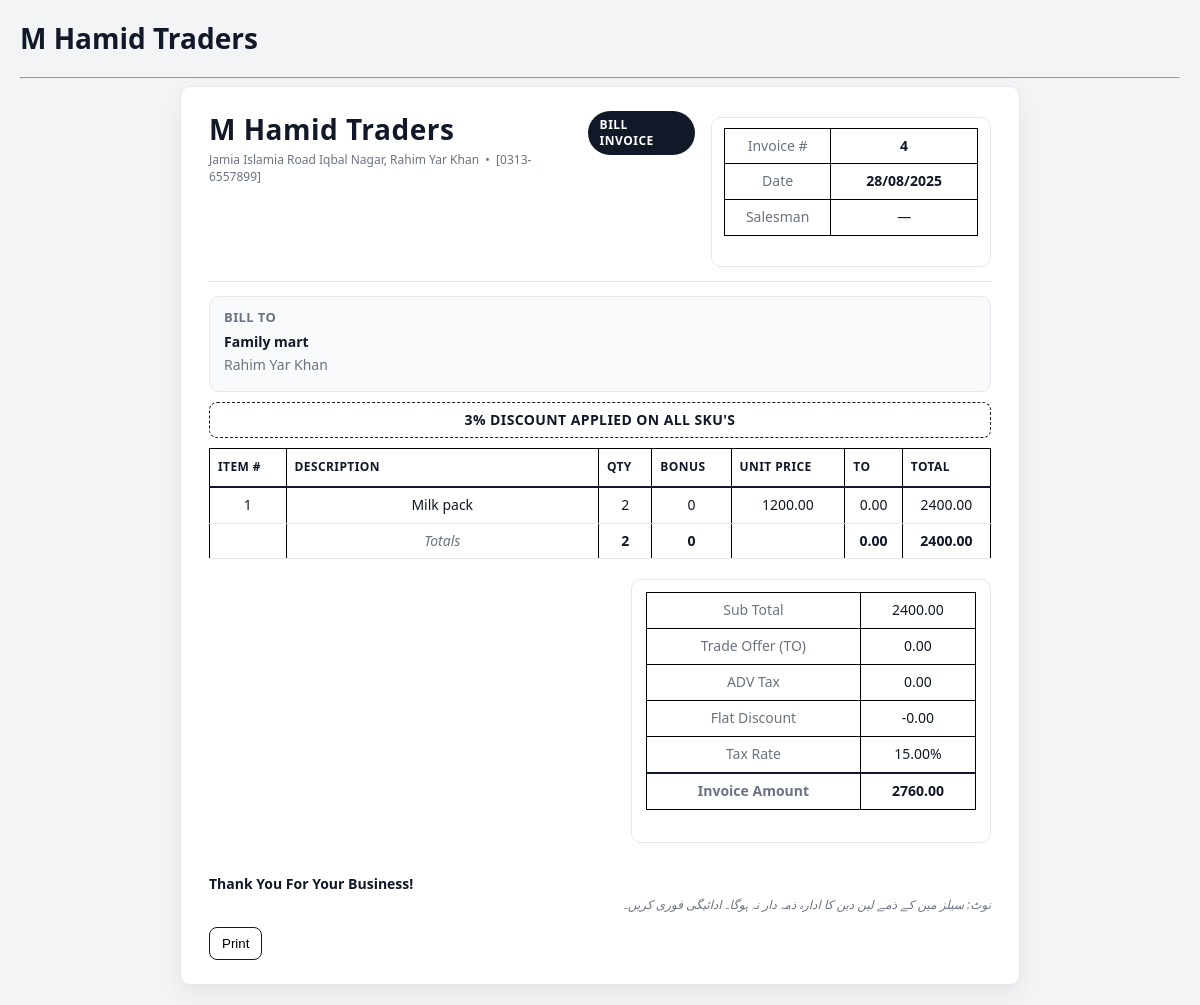
Screenshot of /invoice/4 with the database file from the repository.
### app/models.py (models this page shows)
class Invoice(Base):
    __tablename__ = "invoices"
    id = Column(Integer, primary_key=True, index=True)
    customer_name = Column(String, nullable=False)
    address = Column(String, nullable=True)
    date = Column(DateTime, default=datetime.utcnow)
    total_amount = Column(Float, nullable=False)   # subtotal before tax/discount
    tax_rate = Column(Float, default=15.0)         # percentage
    adv_tax = Column(Float, default=0.0)
    discount = Column(Float, default=0.0)
    net_amount = Column(Float, nullable=False)     # final after tax/discount
    items = relationship(
        "InvoiceItem",
        back_populates="invoice",
        cascade="all, delete-orphan",
        lazy="selectin",
    )

class InvoiceItem(Base):
    __tablename__ = "invoice_items"
    id = Column(Integer, primary_key=True, index=True)
    invoice_id = Column(Integer, ForeignKey("invoices.id", ondelete="CASCADE"))
    description = Column(String, nullable=False)
    quantity = Column(Integer, nullable=False)
    unit_price = Column(Float, nullable=False)
    total_price = Column(Float, nullable=False)
    invoice = relationship("Invoice", back_populates="items")

### app/routes.py (the view)
@router.get("/invoice/{invoice_id}", response_class=HTMLResponse)
def view_invoice(invoice_id: int, request: Request, db: Session = Depends(database.get_db)):
    invoice = crud.get_invoice(db, invoice_id)
    if not invoice:
        raise HTTPException(status_code=404, detail="Invoice not found")
    return templates.TemplateResponse("invoice_print.html", {"request": request, "invoice": invoice})

### app/templates/invoice_print.html (shortened to what this page needs)
{% extends "base.html" %}
{% block content %}
<div class="invoice-box">
  <div class="header">
    <div class="brand">
      <h1>{{ invoice.seller_name or 'M Hamid Traders' }}</h1>
      <div class="sub">
        {{ invoice.seller_address or 'Jamia Islamia Road Iqbal Nagar, Rahim Yar Khan' }} &nbsp;•&nbsp;
        {{ invoice.seller_phone or '[0313-6557899]' }}
      </div>
    </div>
    <div class="badge">BILL INVOICE</div>
    <div class="meta">
      <table>
        <tr><td>Invoice #</td><td><strong>{{ invoice.id }}</strong></td></tr>
        <tr><td>Date</td><td><strong>
          {% if invoice.date and invoice.date.strftime is defined %}
            {{ invoice.date.strftime('%d/%m/%Y') }}
          {% else %}
            {{ invoice.date }}
          {% endif %}
        </strong></td></tr>
        <tr><td>Salesman</td><td>{{ invoice.salesman or '—' }}</td></tr>
      </table>
    </div>
  </div>
  <hr class="rule">
  <div class="panels">
    <div class="panel">
      <h3>Bill To</h3>
      <p><strong>{{ invoice.customer_name or 'FAMILY MART' }}</strong></p>
      <p class="muted">{{ invoice.address or '' }}</p>
    </div>
  </div>
  <div class="ribbon">3% DISCOUNT APPLIED ON ALL SKU'S</div>
  <table class="grid">
    <thead>
      <tr>
        <th>Item #</th>
        <th class="desc">Description</th>
        <th class="num">Qty</th>
        <th class="num">Bonus</th>
        <th class="num">Unit Price</th>
        <th class="num">TO</th>
        <th class="num">Total</th>
      </tr>
    </thead>
    <tbody>
      {% set ns = namespace(qty=0, bonus=0, to_sum=0.0, sub=0.0) %}
      {% for item in invoice.items %}
        {% set qty  = item.quantity   or 0 %}
        {% set bonus = item.bonus or item.foc or 0 %}
        {% set unit = item.unit_price or 0.0 %}
        {% set to   = item.trade_offer or 0.0 %}
        {% set line_total = (qty * unit) - to %}
        {% set ns.qty   = ns.qty   + qty %}
        {% set ns.bonus = ns.bonus + bonus %}
        {% set ns.to_sum = ns.to_sum + to %}
        {% set ns.sub   = ns.sub   + line_total %}
        <tr>
          <td>{{ loop.index }}</td>
          <td class="desc">{{ item.description }}</td>
          <td class="num">{{ qty }}</td>
          <td class="num">{{ bonus }}</td>
          <td class="num">{{ '%.2f' % unit }}</td>
          <td class="num">{{ '%.2f' % to }}</td>
          <td class="num">{{ '%.2f' % line_total }}</td>
        </tr>
      {% endfor %}
      <tr>
        <td></td>
        <td class="muted"><em>Totals</em></td>
        <td class="num"><strong>{{ ns.qty }}</strong></td>
        <td class="num"><strong>{{ ns.bonus }}</strong></td>
        <td></td>
        <td class="num"><strong>{{ '%.2f' % ns.to_sum }}</strong></td>
        <td class="num"><strong>{{ '%.2f' % ns.sub }}</strong></td>
      </tr>
    </tbody>
  </table>
  {% set adv_tax = invoice.adv_tax or 0.0 %}
  {% set flat_discount = invoice.discount or 0.0 %}
  {% set tax_rate = invoice.tax_rate or 0.0 %}
  {% set tax_amount = (ns.sub * tax_rate/100.0) %}
  {% set grand = ns.sub + tax_amount + adv_tax - flat_discount %}
  <div class="totals">
    <div class="box">
      <table>
        <tr><td>Sub Total</td><td class="num">{{ '%.2f' % ns.sub }}</td></tr>
        <tr><td>Trade Offer (TO)</td><td class="num">{{ '%.2f' % ns.to_sum }}</td></tr>
        <tr><td>ADV Tax</td><td class="num">{{ '%.2f' % adv_tax }}</td></tr>
        <tr><td>Flat Discount</td><td class="num">-{{ '%.2f' % flat_discount }}</td></tr>
        <tr><td>Tax Rate</td><td class="num">{{ '%.2f' % tax_rate }}%</td></tr>
        <tr class="grand"><td>Invoice Amount</td><td class="num">{{ '%.2f' % grand }}</td></tr>
      </table>
    </div>
  </div>
  <div class="footer">
    <div class="thanks">Thank You For Your Business!</div>
    <div class="note">نوٹ: سیلز مین کے ذمے لین دین کا ادارہ ذمہ دار نہ ہوگا۔ ادائیگی فوری کریں۔</div>
  </div>
  <div class="actions no-print">
    <button class="btn" onclick="window.print()">Print</button>
  </div>
</div>
{% endblock %}

### app/static/style.css (style rules this page uses)
body { font-family: 'Arial', sans-serif; margin: 20px; background: #f9f9f9; }
.invoice-box { background: white; padding: 20px; border: 2px solid black; max-width: 900px; margin: auto; box-shadow: 0 0 10px rgba(0,0,0,0.15); }
.invoice-box table { width: 100%; border-collapse: collapse; margin-bottom: 20px; }
.invoice-box table th, .invoice-box table td { padding: 8px; border: 1px solid black; text-align: center; }
.totals { text-align: right; margin-top: 20px; font-size: 14px; }
.note { margin-top: 40px; font-size: 14px; font-style: italic; }

### app/templates/invoice_print.html (style rules this page uses)
:root { --ink:#111827; --muted:#6B7280; --line:#E5E7EB; --accent:#111827; --badge:#111827; --badge-text:#ffffff; --soft:#F9FAFB; }
* { box-sizing: border-box; }
body { background:#f3f4f6; color:var(--ink); font:14px/1.35 "Segoe UI", Roboto, "Helvetica Neue", Arial, "Noto Naskh Arabic UI", sans-serif; }
.invoice-box { background:#fff; margin:auto; max-width:840px; padding:24px 28px; border:1px solid var(--line); border-radius:10px; box-shadow:0 10px 25px rgba(0,0,0,.06); }
.header { display:flex; align-items:flex-start; justify-content:space-between; gap:16px; margin-bottom:8px; }
.brand h1 { margin:0; font-size:28px; letter-spacing:.5px; }
.brand .sub { margin:4px 0 0; color:var(--muted); font-size:12px; }
.badge { align-self:flex-start; background:var(--badge); color:var(--badge-text); padding:6px 12px; border-radius:999px; font-weight:700; letter-spacing:.5px; font-size:12px; }
.meta { margin-top:6px; border:1px solid var(--line); border-radius:10px; padding:10px 12px; min-width:280px; }
.meta table { width:100%; border-collapse:collapse; }
.meta td { padding:4px 0; vertical-align:top; }
.meta td:first-child { color:var(--muted); width:42%; }
hr.rule { border:none; border-top:1px solid var(--line); margin:14px 0; }
.panels { display:flex; gap:14px; margin-bottom:10px; }
.panel { flex:1; border:1px solid var(--line); border-radius:10px; padding:12px 14px; background:var(--soft); }
.panel h3 { margin:0 0 6px; font-size:13px; letter-spacing:.4px; color:var(--muted); text-transform:uppercase; }
.panel p { margin:4px 0; }
.ribbon { margin:6px 0 10px; padding:8px 12px; border:1px dashed var(--ink); border-radius:8px; font-weight:700; text-align:center; letter-spacing:.4px; }
table.grid { width:100%; border-collapse:collapse; }
.grid thead th { font-size:12px; text-transform:uppercase; letter-spacing:.4px; padding:10px 8px; border-bottom:2px solid var(--ink); text-align:left; white-space:nowrap; }
.grid tbody td { padding:8px 8px; border-bottom:1px solid var(--line); vertical-align:top; }
.num { text-align:right; font-variant-numeric: tabular-nums; }
.muted { color:var(--muted); }
.desc { width:40%; }
.totals { margin-top:12px; display:flex; justify-content:flex-end; }
.totals .box { width:360px; border:1px solid var(--line); border-radius:10px; padding:12px 14px; }
.totals table { width:100%; border-collapse:collapse; }
.totals td { padding:6px 0; }
.totals td:first-child { color:var(--muted); }
.grand { border-top:2px solid var(--ink); font-weight:800; }
.footer { margin-top:14px; display:flex; justify-content:space-between; align-items:center; gap:12px; }
.thanks { font-weight:700; }
.note { color:var(--muted); font-size:12px; }
.actions { margin-top:14px; display:flex; gap:8px; }
.btn { border:1px solid var(--ink); background:#fff; padding:8px 12px; border-radius:8px; cursor:pointer; }

### rows the page displays
Invoice: id "4", date "28/08/2025", customer_name "Family mart", address "Rahim Yar Khan", tax_rate "15.00"
InvoiceItem: description "Milk pack", quantity "2", bonus "0", unit_price "1200.00", to "0.00", total_price "2400.00"

### other values shown
{{ invoice.seller_name or 'M Hamid Traders' }} "M Hamid Traders"
{{ invoice.seller_phone or '[0313-6557899]' }} "[0313-6557899]"
{{ invoice.salesman or '—' }} "—"
{{ ns.qty }} "2"
{{ ns.bonus }} "0"
{{ '%.2f' % ns.to_sum }} "0.00"
{{ '%.2f' % ns.sub }} "2400.00"
{{ '%.2f' % adv_tax }} "0.00"
{{ '%.2f' % flat_discount }} "0.00"
{{ '%.2f' % grand }} "2760.00"
